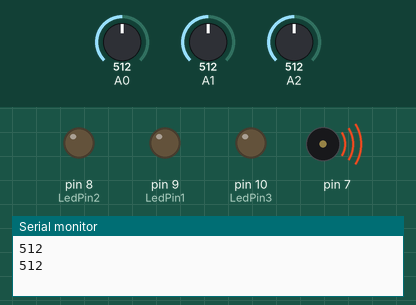
Recording of a sketch running on a simulated Arduino Uno, built with avr-gcc and run on an emulated ATmega328P. On the bench: output pins drawn as LEDs (lit = HIGH), buzzer (waves = sounding), the last lines printed to the serial monitor. Inputs (shaded band) come from the test bench; at power-on: A0 = 512, A1 = 512, A2 = 512.

Above: at 1.6 s.
At 4.9 s:
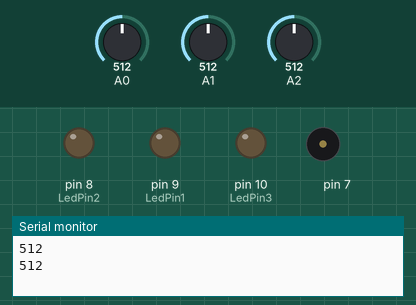
At 11.5 s:
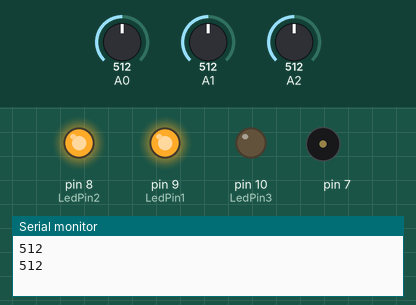
At 16.4 s:
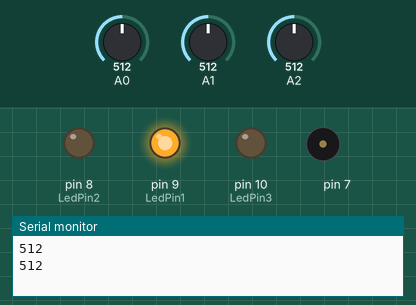
At 21.3 s:
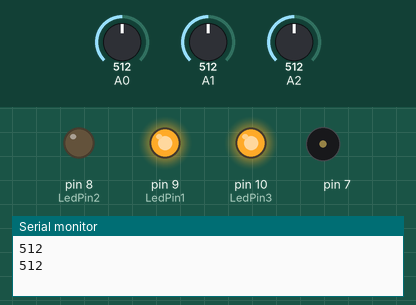
At 27.9 s:
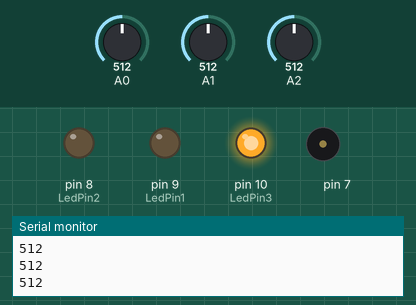
Timing chart, 0 to 29.9 s (numbered marks = the images above):
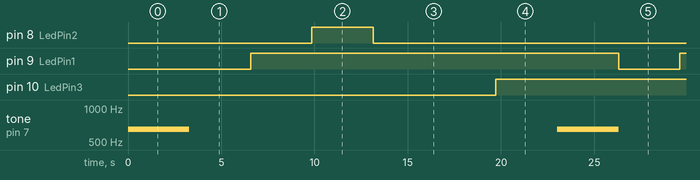

The sketch:

SYTH_DUO_TONE.ino
```cpp
////////////////////////////////////////////////////////
////////////////////////////////////////////////////////
////////////////////////////////////////////////////////
////////////////////////////////////////////////////////
////////////////////////////////////////////////////////
/////////                                     //////////
/////////  ////  //     // //////// //    //  //////////
///////// //      //   //    //     //    //  //////////
///////// //       // //     //     //    //  //////////
/////////  ////     //       //     ////////  //////////
/////////     //    //       //     //    //  //////////
/////////     //    //       //     //    //  //////////
///////// ////      //       //     //    //  //////////
/////////                                     //////////
////////////////////////////////////////////////////////
////////////////////////////////////////////////////////
////////////////////////////////////////////////////////
///////////////code by MOSELEY MIRANDA GOES/////////////
///////////////////////01-11-2017///////////////////////
////////////////////////////////////////////////////////
////////////////////////////////////////////////////////
////////////////////////////////////////////////////////
////////////////////////////////////////////////////////

int LedPin1 = 9;
int LedPin2 = 8;
int LedPin3 = 10;
void setup() {
  Serial.begin(9600);
  pinMode(LedPin1, OUTPUT);
  pinMode(LedPin2, OUTPUT);
  pinMode(LedPin3, OUTPUT);

}

void loop() {
  int sensorSaw = analogRead(A0);
  int sensorTempo = analogRead(A1);
  int sensorLoung = analogRead(A2);

        Serial.println(sensorSaw);
        Serial.println(sensorTempo);

  int Pitch = map(sensorSaw, 32, 40, 50, 60);       //FREQUENCY IN HERTZ
  int Tempo = map(sensorTempo, 10, 100, 500, 1000); //DELAY LOOP
  int Loung = map(sensorLoung, 10, 100, 500, 1000); //DURATION IN MILISECONDS

        tone(7, Pitch, Loung);
        delay(Tempo);
  //LED
  digitalWrite(LedPin1, LOW);
  delay(Tempo);
  digitalWrite(LedPin1, HIGH);
  delay(Tempo);

  digitalWrite(LedPin2, HIGH);
  delay(Tempo);
  digitalWrite(LedPin2, LOW);
    delay(Tempo);
/// LOUNG LED INDICADOR
  digitalWrite(LedPin3, LOW);
  delay(Loung);
  digitalWrite(LedPin3, HIGH);
  delay(Loung);
}
```

Measured:
- by itself, pin 8 (LedPin2): alternates HIGH for 3.3 s and LOW for 19.7 s
- by itself, pin 9 (LedPin1), pin 10 (LedPin3): alternates HIGH for 19.7 s and LOW for 3.3 s
- by itself, tone on pin 7: alternates 650 Hz for 3.3 s and silent for 19.7 s
